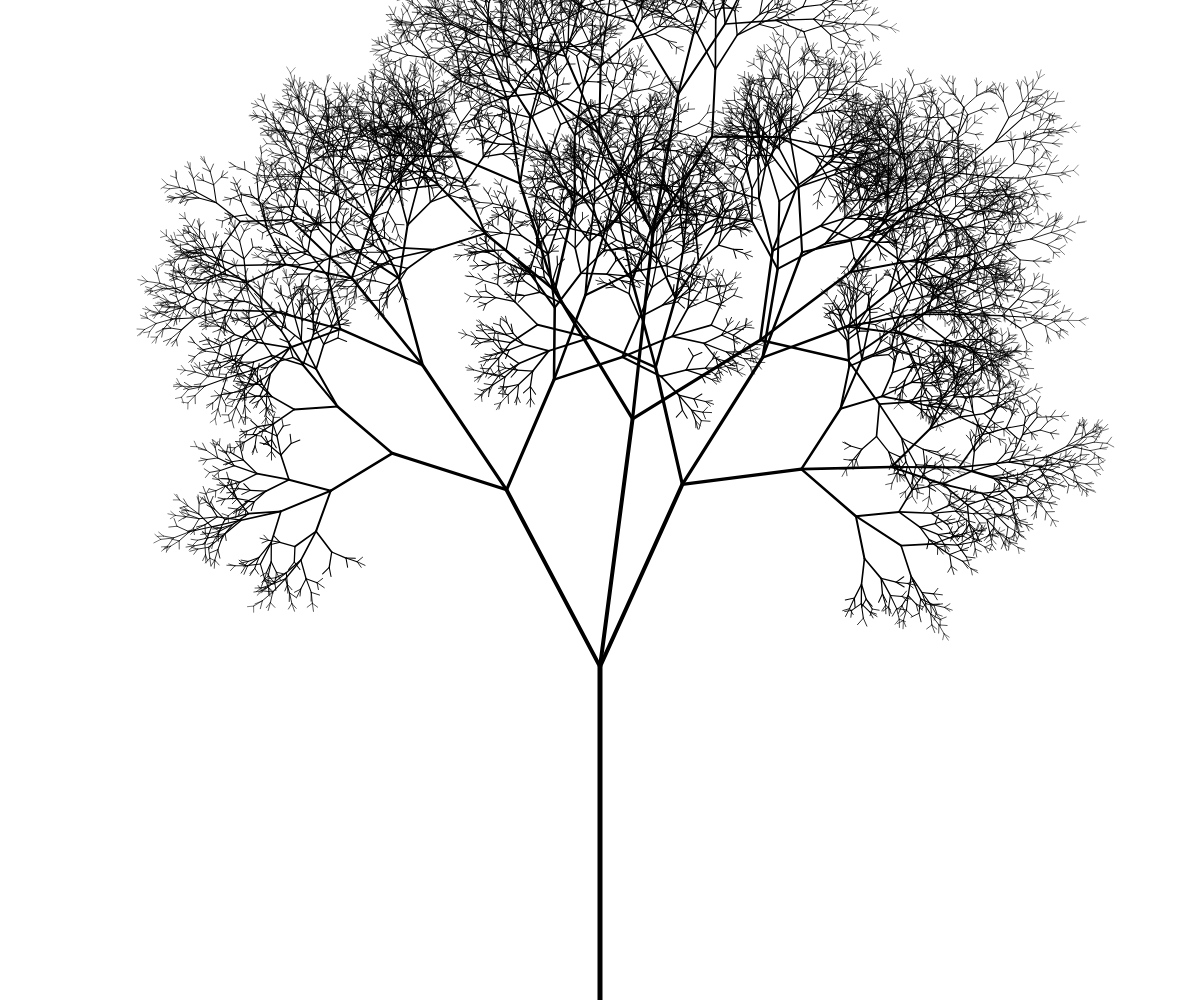
Frame 1 (no input)
Frame 60 (no input): identical to frame 1, image omitted
Frame 120 (the mouse pressed at the canvas centre since frame 60): identical to frame 1, image omitted

The p5.js sketch that drew this single still picture (run headless with seeded random() and noise() and a simulated clock; from frame 60 on, the mouse is pressed at the canvas centre):

// p5.js sketch
// ── sketch.js
function tree(p1,p2,w){
  strokeWeight(w);
  line(p1.x,p1.y,p2.x,p2.y);

  let dist = p5.Vector.dist(p1,p2);

  if(dist > 10){
    let dir = p5.Vector.sub(p2,p1).normalize();
    let rand1 = random(-1/3*Math.PI,-1/12*Math.PI);
    let rand2 = random(1/12*Math.PI,1/3*Math.PI);
    let rand3 = random(-1/12*Math.PI,1/12*Math.PI);

    let p3 = p5.Vector.add(p2,dir.copy().rotate(rand1).mult(dist * 0.6));
    let p4 = p5.Vector.add(p2,dir.copy().rotate(rand2).mult(dist * 0.6));
    let p55 = p5.Vector.add(p2,dir.copy().rotate(rand3).mult(dist * 0.75));
  
    tree(p2,p3,w*0.8);
    tree(p2,p4,w*0.8);
    if(Math.random(0,1) > 0.2)tree(p2,p55,w*0.8);
  }
}

function setup() {
  strokeWeight(0.01);
  createCanvas(windowWidth, windowHeight);

  let p1 = createVector(width/2,height);
  let p2 = createVector(width/2,2*height/3);
  tree(p1,p2,5);
}

function draw() {

}
